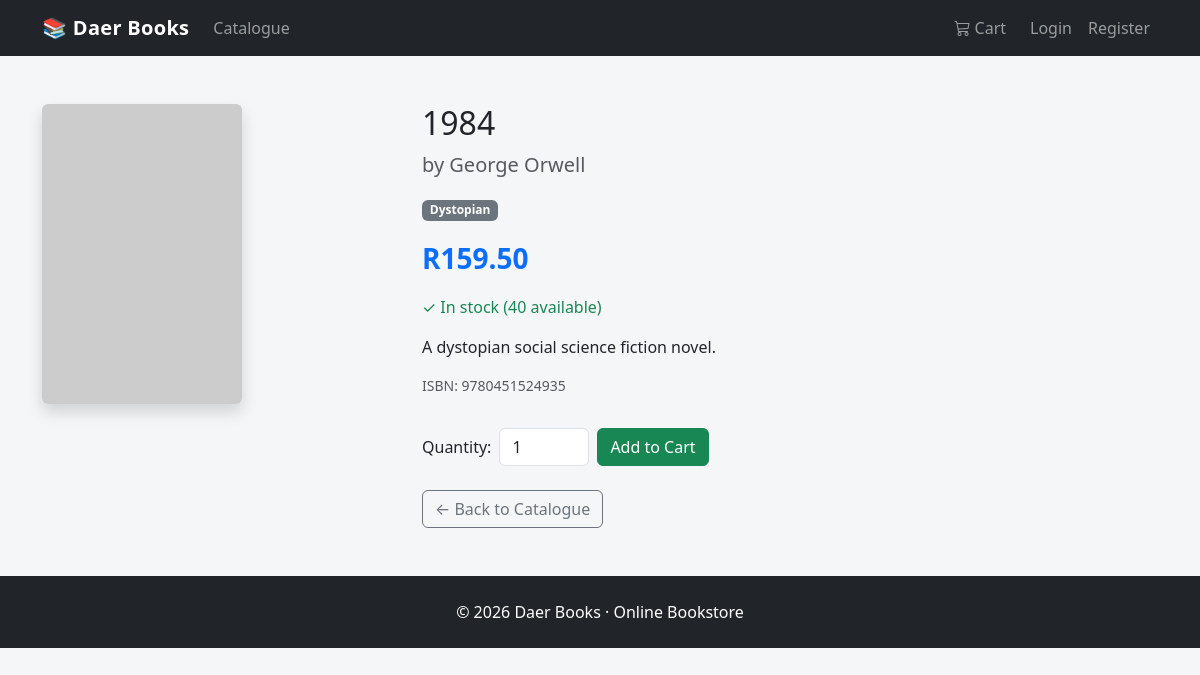
The app's page /product/2 with its own data.
### app.py (models this page shows)
class Product(db.Model):
    id = db.Column(db.Integer, primary_key=True)
    title = db.Column(db.String(200), nullable=False)
    author = db.Column(db.String(150))
    isbn = db.Column(db.String(20), unique=True)
    price = db.Column(db.Float, nullable=False)
    stock = db.Column(db.Integer, default=0)
    reorder_level = db.Column(db.Integer, default=5)
    description = db.Column(db.Text)
    category = db.Column(db.String(100))
    image_url = db.Column(db.String(300), default='https://via.placeholder.com/200x300?text=Book')
    is_active = db.Column(db.Boolean, default=True)
    created_at = db.Column(db.DateTime, default=datetime.utcnow)

### app.py (the view)
@app.route('/product/<int:product_id>')
def product_detail(product_id):
    product = Product.query.get_or_404(product_id)
    cart_data = get_cart_items()
    return render_template('product.html', product=product, cart_count=cart_data['item_count'])

### app.py (called while the page is built, shortened)
def get_cart():
    return session.get('cart', {})

def get_cart_items():
    cart = get_cart()
    items = []
    subtotal = 0.0
    discount_code = session.get('discount_code')
    discount_amount = 0.0
    discount_percent = 0.0
    total = round(subtotal - discount_amount, 2)
    return {
        'items': items,
        'subtotal': round(subtotal, 2),
        'discount_code': discount_code,
        'discount_percent': discount_percent,
        'discount_amount': discount_amount,
        'total': total,
        'item_count': sum(item['quantity'] for item in items)
    }

### templates/product.html (shortened to what this page needs)
{% extends "base.html" %}
{% block content %}
<div class="container my-5">
    <div class="row">
        <div class="col-md-4 mb-4">
            <img src="{{ product.image_url }}" class="img-fluid rounded shadow" alt="{{ product.title }}">
        </div>
        <div class="col-md-8">
            <h2>{{ product.title }}</h2>
            <p class="text-muted fs-5">by {{ product.author }}</p>
            <p><span class="badge bg-secondary">{{ product.category }}</span></p>
            <p class="fs-3 text-primary fw-bold">R{{ "%.2f"|format(product.price) }}</p>
            <p class="mb-3">
                {% if product.stock > 0 %}
                <span class="text-success">✓ In stock ({{ product.stock }} available)</span>
                {% else %}
                <span class="text-danger">✗ Out of stock</span>
                {% endif %}
            </p>
            <p>{{ product.description }}</p>
            <p class="text-muted small">ISBN: {{ product.isbn }}</p>
            {% if product.stock > 0 %}
            <form action="{{ url_for('add_to_cart', product_id=product.id) }}" method="POST" class="row g-2 align-items-center mt-4">
                <div class="col-auto">
                    <label class="col-form-label">Quantity:</label>
                </div>
                <div class="col-auto">
                    <input type="number" name="quantity" value="1" min="1" max="{{ product.stock }}" class="form-control" style="width:90px;">
                </div>
                <div class="col-auto">
                    <button type="submit" class="btn btn-success">Add to Cart</button>
                </div>
            </form>
            {% else %}
            <button class="btn btn-secondary mt-4" disabled>Out of Stock</button>
            {% endif %}
            <div class="mt-4">
                <a href="{{ url_for('index') }}" class="btn btn-outline-secondary">← Back to Catalogue</a>
            </div>
        </div>
    </div>
</div>
{% endblock %}

### templates/base.html (style rules this page uses)
body { background-color: #f5f6f8; }

### records on screen
Product: title "1984", author "George Orwell", category "Dystopian", price "159.50", stock "40", description "A dystopian social science fiction novel.", isbn "9780451524935"
